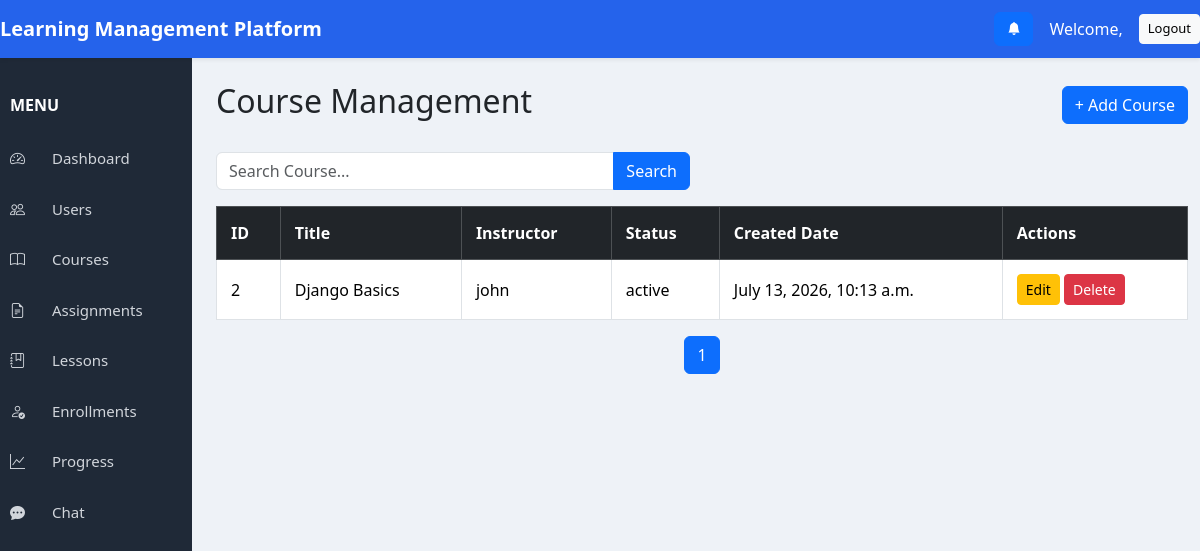
Page /courses/ on the committed database.
### courses/models.py (models this page shows, shortened)
class Course(models.Model):
    STATUS_CHOICES = (
        ("active", "Active"),
        ("inactive", "Inactive"),
    )
    title = models.CharField(max_length=200)
    description = models.TextField()
    price = models.DecimalField(
        max_digits=10,
        decimal_places=2,
        default=0.00
    )
    is_premium = models.BooleanField(
        default=False
    )
    instructor_commission = models.DecimalField(
        max_digits=5,
        decimal_places=2,
        default=0.00
    )
    instructor = models.ForeignKey(
        settings.AUTH_USER_MODEL,
        on_delete=models.CASCADE,
        limit_choices_to={"role": "instructor"},
    )
    status = models.CharField(
        max_length=20,
        choices=STATUS_CHOICES,
        default="active"
    )
    created_at = models.DateTimeField(auto_now_add=True)

### accounts/models.py (models this page shows)
class User(AbstractUser):
    ROLE_CHOICES = (
        ("admin", "Admin"),
        ("instructor", "Instructor"),
        ("student", "Student"),
    )
    full_name = models.CharField(max_length=100)
    role = models.CharField(
        max_length=20,
        choices=ROLE_CHOICES,
        default="student"
    )
    def __str__(self):
        return self.full_name if self.full_name else self.username

### courses/views.py (the view)
# urls.py: path("", views.course_list, name="course_list"),
def course_list(request):
    search = request.GET.get("search", "")
    courses = Course.objects.all()
    if search:
        courses = courses.filter(
            title__icontains=search
        )
    paginator = Paginator(courses, 5)
    page_number = request.GET.get("page")
    courses = paginator.get_page(page_number)
    return render(
        request,
        "courses/course_list.html",
        {
            "courses": courses,
            "search": search,
        },
    )

### templates/courses/course_list.html (shortened to what this page needs)
{% extends "base.html" %}
{% block content %}
<div class="d-flex justify-content-between align-items-center mb-4">
    <h2>Course Management</h2>
    <a href="{% url 'add_course' %}" class="btn btn-primary">
    + Add Course
</a>
</div>
<div class="row mb-3">
    <div class="col-md-6">
        <form method="GET">
            <div class="input-group">
                <input
                    type="text"
                    name="search"
                    class="form-control"
                    placeholder="Search Course..."
                    value="{{ search|default:'' }}"
                >
                <button class="btn btn-primary">
                    Search
                </button>
            </div>
        </form>
    </div>
</div>
<table class="table table-bordered table-hover">
    <thead class="table-dark">
        <tr>
            <th>ID</th>
            <th>Title</th>
            <th>Instructor</th>
            <th>Status</th>
            <th>Created Date</th>
            <th>Actions</th>
        </tr>
    </thead>
    <tbody>
        {% for course in courses %}
        <tr>
            <td>{{ course.id }}</td>
            <td>{{ course.title }}</td>
            <td>{{ course.instructor }}</td>
            <td>{{ course.status }}</td>
            <td>{{ course.created_at }}</td>
            <td>
    <a href="{% url 'edit_course' course.id %}" class="btn btn-warning btn-sm">
        Edit
    </a>
    <a href="{% url 'delete_course' course.id %}"
       class="btn btn-danger btn-sm"
       onclick="return confirm('Delete this course?');">
        Delete
    </a>
</td>
        </tr>
        {% empty %}
        <tr>
            <td colspan="6" class="text-center">
    No courses available.
</td>
        </tr>
        {% endfor %}
    </tbody>
</table>
<nav class="mt-3">
    <ul class="pagination justify-content-center">
        {% for page in courses.paginator.page_range %}
        <li class="page-item {% if courses.number == page %}active{% endif %}">
            <a class="page-link"
               href="?page={{ page }}&search={{ search }}">
                {{ page }}
            </a>
        </li>
        {% endfor %}
    </ul>
</nav>
{% endblock %}

### static/css/dashboard.css (style rules this page uses)
body { margin:0; padding:0; background:#eef2f7; font-family:'Segoe UI',sans-serif; }
.table { margin-bottom:0; }
.table thead { background:#212529; color:#fff; }
.table td, .table th { padding:14px; vertical-align:middle; }

### rows in the picture
Course: id "2", title "Django Basics", instructor "john", status "active", created_at "July 13, 2026, 10:13 a.m."

### other values in the picture
{{ page }} "1"
